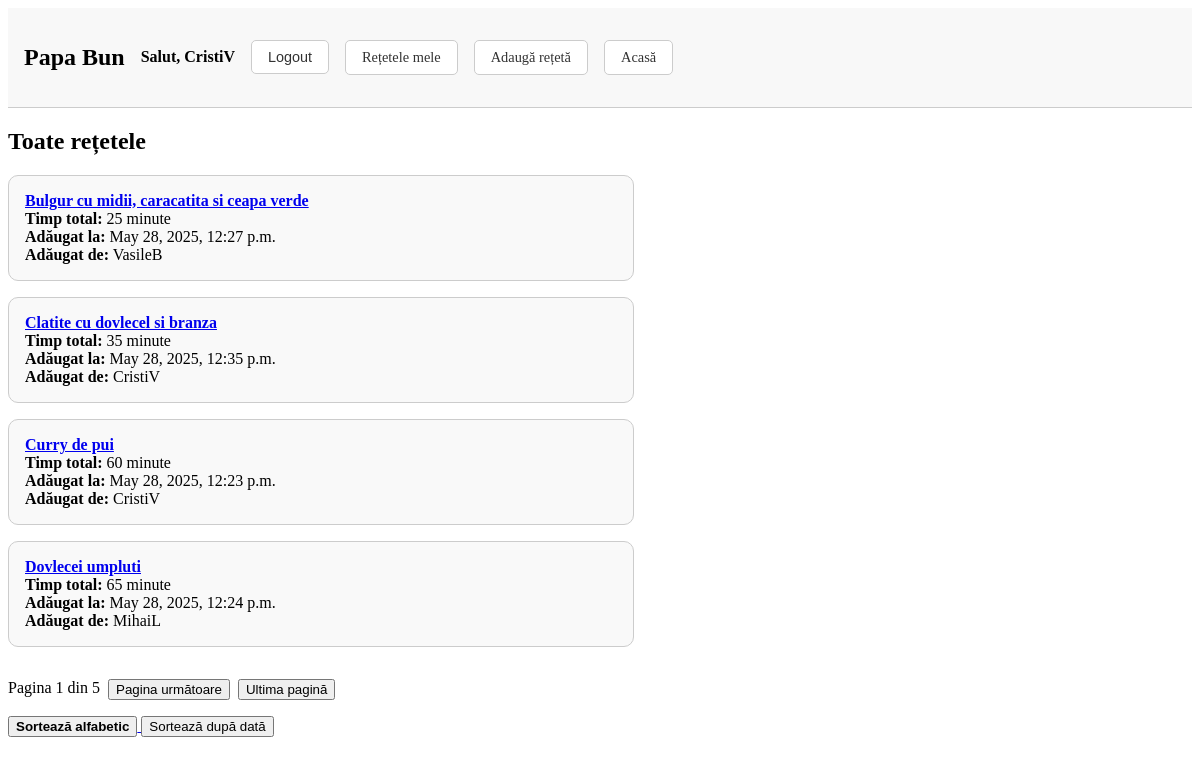
The page / (signed in) on the database its author committed.
### recipes/models.py (models this page shows, shortened)
class Recipe(models.Model):
    title = models.CharField(max_length=200)
    description = models.TextField(null=True)
    addition_date = models.DateTimeField(auto_now_add=True, null=True)
    prep_time = models.IntegerField(null=True, blank=True)
    cooking_time = models.IntegerField(null=True, blank=True)
    user = models.ForeignKey(User, on_delete=models.CASCADE, related_name='recipes', null=True)
    def total_time(self):
        prep = self.prep_time if self.prep_time is not None else 0
        cook = self.cooking_time if self.cooking_time is not None else 0
        return prep + cook

### recipes/views.py (the view)
# urls.py: path('', views.recipe_list, name='recipe_list'),
def recipe_list(request):
    sort_by = request.GET.get('sort', 'title')
    if sort_by == 'added':
        recipes = Recipe.objects.order_by('-addition_date')
    else:
        recipes = Recipe.objects.order_by('title')
    paginator = Paginator(recipes, 4 )
    page_number = request.GET.get('page')
    page_obj = paginator.get_page(page_number)
    return render(request, 'recipes/recipe_list.html', {
        'page_obj': page_obj,
        'sort_by': sort_by
    })

### recipes/templates/recipes/recipe_list.html (shortened to what this page needs)
{% extends 'base.html' %}
{% block content %}
<h2>Toate rețetele</h2>
<div style="width: 50%; padding: 0; display: flex; flex-direction: column; gap: 1rem;">
{% for recipe in page_obj %}
  <div style="width: 100%; padding: 1rem; border: 1px solid #ccc; border-radius: 10px; background-color: #f9f9f9;">
    <div> <strong><a href="{% url 'recipe_detail' recipe.id %}">{{ recipe.title }}</a></strong> </div>
    <div> <strong>Timp total:</strong> {{ recipe.total_time }} minute </div>
    <div> <strong>Adăugat la:</strong> {{ recipe.addition_date }} </div>
    <div> <strong>Adăugat de:</strong> {{ recipe.user.username }} </div>
  </div>
{% endfor %}
<div class="pagination" style="margin-top: 1em; display: flex; gap: 0.5rem; flex-wrap: wrap;">
  <span>Pagina {{ page_obj.number }} din {{ page_obj.paginator.num_pages }}</span>
  {% if page_obj.has_next %}
    <form action="" method="get" style="display:inline;">
      <button type="submit">Pagina următoare</button>
    </form>
    <form action="" method="get" style="display:inline;">
      <button type="submit">Ultima pagină</button>
    </form>
  {% endif %}
</div>
<div style="margin-bottom: 1em;">
  <a href="?sort=title">
      <button {% if sort_by == 'title' %}style="font-weight:bold;"{% endif %}>
      Sortează alfabetic
      </button>
  </a>
  <a href="?sort=added">
      <button {% if sort_by == 'added' %}style="font-weight:bold;"{% endif %}>
        Sortează după dată
      </button>
  </a>
</div>
</div>
{% endblock %}

### recipes/templates/base.html (shortened to what this page needs)
<!DOCTYPE html>
<html>
<head>
</head>
<body>
<nav>
    <div>
        <h1><strong>Papa Bun</strong></h1>
    </div>
    {% if user.is_authenticated %}
        <strong>Salut, {{ user.username }}</strong>
        <form method="post" action="{% url 'logout' %}">
            <button type="submit" class="nav-button">Logout</button>
        </form>
        <a href="{% url 'my_recipes' %}" class="nav-button">Rețetele mele</a>
    {% else %}
        <a href="{% url 'login' %}" class="nav-button">Autentificare</a>
        <a href="{% url 'register' %}" class="nav-button">Înregistrare</a>
    {% endif %}
    <a href="{% url 'recipe_add' %}" class="nav-button">Adaugă rețetă</a>
    <a href="{% url 'recipe_list' %}" class="nav-button">Acasă</a>
</nav>
{% block content %}
{% endblock %}
</body>
</html>

### recipes/templates/base.html (style rules this page uses)
nav { display: flex; align-items: center; gap: 1rem; padding: 1rem; background-color: #f8f8f8; border-bottom: 1px solid #ccc; }
nav h1 { margin-right: auto; }
.nav-button { text-decoration: none; padding: 0.5rem 1rem; border: 1px solid #ccc; border-radius: 5px; background-color: #ffffff; color: #333; cursor: pointer; font-size: 0.9rem; }
form { display: inline; }

### rows shown on the page
Recipe: title "Bulgur cu midii, caracatita si ceapa verde", total_time "25", addition_date "May 28, 2025, 12:27 p.m.", user.username "VasileB"
Recipe: title "Clatite cu dovlecel si branza", total_time "35", addition_date "May 28, 2025, 12:35 p.m.", user.username "CristiV"
Recipe: title "Curry de pui", total_time "60", addition_date "May 28, 2025, 12:23 p.m.", user.username "CristiV"
Recipe: title "Dovlecei umpluti", total_time "65", addition_date "May 28, 2025, 12:24 p.m.", user.username "MihaiL"

### other values the page prints
{{ user.username }} "CristiV"
{{ page_obj.number }} "1"
{{ page_obj.paginator.num_pages }} "5"
